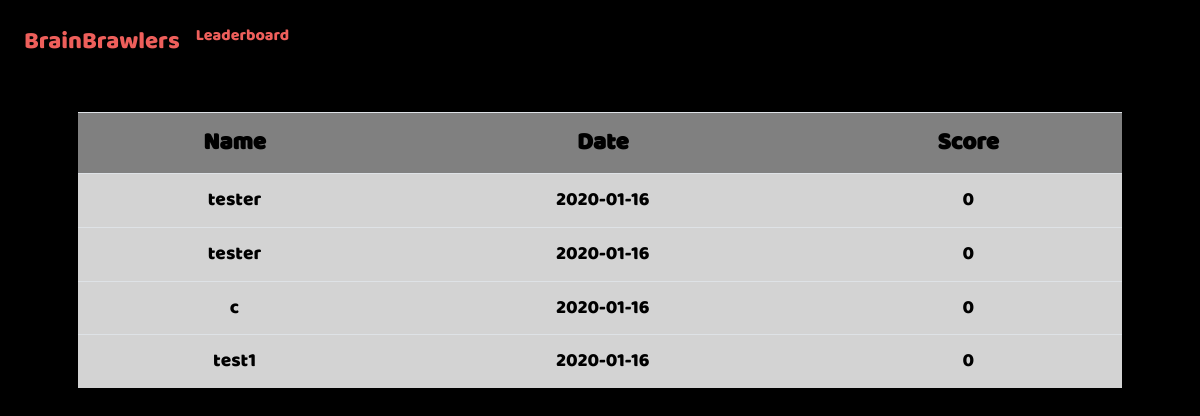
The page /leaderboard on the database as committed earlier.
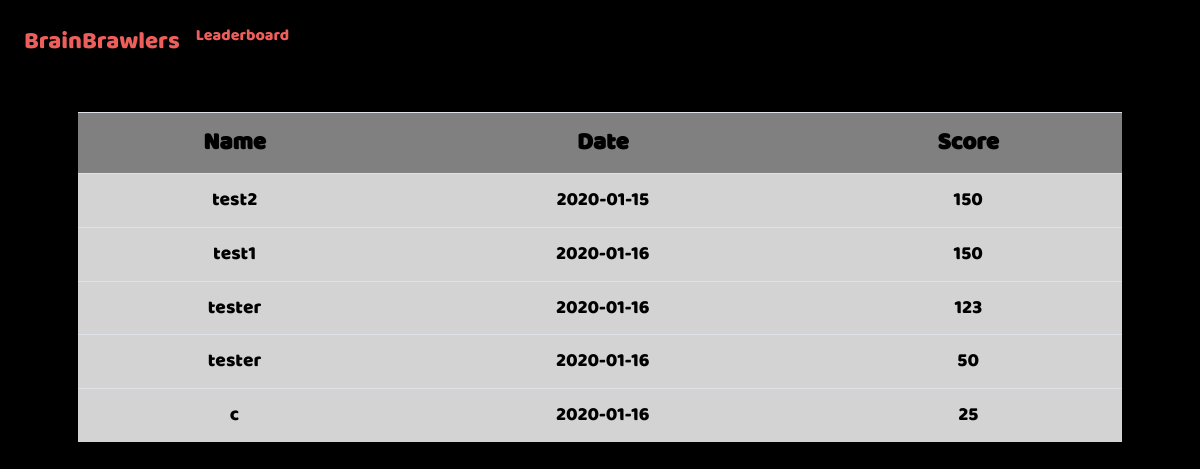
The same page on the database as committed later.
### tables this page shows
CREATE TABLE 'users' ('id' integer PRIMARY KEY AUTOINCREMENT NOT NULL, 'username' text NOT NULL, 'hash' text NOT NULL, 'highscore' integer NOT NULL, 'date'  date NOT NULL DEFAULT CURRENT_DATE  );

### application.py (the view)
@app.route("/leaderboard")
def leaderboard():
    highscores = db.execute("SELECT * FROM users ORDER BY highscore DESC, date;")
    return render_template("game/leaderboard.html", highscores=highscores)

### application.py (called while the page is built)
@app.after_request
def after_request(response):
    response.headers["Cache-Control"] = "no-cache, no-store, must-revalidate"
    response.headers["Expires"] = 0
    response.headers["Pragma"] = "no-cache"
    return response

### templates/game/leaderboard.html (shortened to what this page needs)
{% extends "layout.html" %}
{% block main %}
    <p>
        <br>
        <br>
    </p>
    <table id=table class="table table-striped" style="width:100%">
        <link href="/static/css/leaderboard.css" rel="stylesheet">
        <tr>
            <th>Name</th>
            <th>Date</th>
            <th>Score</th>
        </tr>
    {% for highscore in highscores %}
        <tr>
            <td>{{ highscore.username }}</td>
            <td>{{ highscore.date }}</td>
            <td>{{ highscore.highscore }}</td>
        </tr>
    {% endfor %}
    </table>
{% endblock %}

### templates/layout.html (shortened to what this page needs)
<!DOCTYPE html>
<html lang="en">
    <head>
        <link href="https://maxcdn.bootstrapcdn.com/bootstrap/4.1.3/css/bootstrap.min.css" rel="stylesheet">
        <link href="/static/css/basic_style.css" rel="stylesheet">
    </head>
    <body>
        <nav class="navbar fixed-top navbar-expand-md">
            <div class="collapse navbar-collapse" id="navbar">
                {% if session.user_id %}
                    <ul class="navbar-nav mr-auto mt-2">
                        <li class="nav-item nav-logo"><a class="nav-link" href="/">BrainBrawlers</a></li>
                        <li class="nav-item"><a class="nav-link" href="/leaderboard">Leaderboard</a></li>
                        <li class="nav-item"><a class="nav-link" href="/profile">Profile</a></li>
                    </ul>
                    <ul class="navbar-nav ml-auto mt-2">
                        <li class="nav-item"><a class="nav-link" href="/logout">Log Out</a></li>
                    </ul>
                {% else %}
                    <ul class="navbar-nav mr-auto mt-2">
                        <li class="nav-item nav-logo"><a class="nav-link" href="/">BrainBrawlers</a></li>
                        <li class="nav-item"><a class="nav-link" href="/leaderboard">Leaderboard</a></li>
                    </ul>
                {% endif %}
            </div>
        </nav>
        <main class="container p-5 center">
            {% block main %}{% endblock %}
        </main>
    </body>
</html>

### static/css/basic_style.css (style rules this page uses)
.nav-link { color: #ee5f5b; font-family: Baloo Regular, Baloo; }
body { background-color: #000000; }
main { overflow-x: auto; text-align: center; }
.center { color: #ffffff; text-align: center; }
.nav-logo { font-size: 150%; }

### static/css/leaderboard.css (style rules this page uses)
#table { margin-left:auto; margin-right:auto; color: black; font-family: Baloo Regular, Baloo; }
th { background-color: grey; font-size: 150%; font-weight: bold; }
td { background-color: lightgrey; font-size: 120%; }

Rows that differ between the two databases and show on the page:
added users: username "test2", date "2020-01-15", highscore "150"
changed users "test1": highscore "0" → "150"; moves up the list
changed users (number 3 of 5 on the later page): highscore "0" → "123"
changed users (number 4 of 5 on the later page): highscore "0" → "50"
changed users (number 5 of 5 on the later page): highscore "0" → "25"
